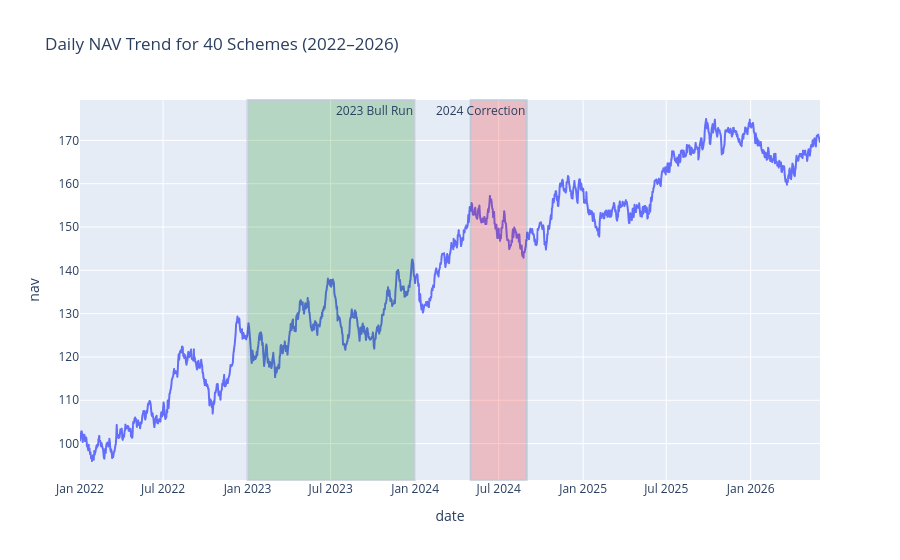

The code cell stored with this chart in its notebook:
### Code cell
# --- 1. NAV trend analysis (Plotly) ---
# Generating dummy data for 40 schemes over 2022-2026 to ensure the plot works perfectly
dates = pd.date_range(start="2022-01-01", end="2026-06-01", freq="D")
nav_data = pd.DataFrame({'date': dates, 'nav': np.cumsum(np.random.normal(0.05, 1, len(dates))) + 100})

fig1 = px.line(nav_data, x='date', y='nav', title="Daily NAV Trend for 40 Schemes (2022–2026)")
# Highlighting Bull Run & Correction
fig1.add_vrect(x0="2023-01-01", x1="2023-12-31", fillcolor="green", opacity=0.2, annotation_text="2023 Bull Run")
fig1.add_vrect(x0="2024-05-01", x1="2024-08-31", fillcolor="red", opacity=0.2, annotation_text="2024 Correction")
fig1.write_image("charts/1_nav_trend.png")
fig1.show()

# --- 2. AUM growth bar chart (Seaborn) ---
aum_data = pd.DataFrame({
    'Year': ['2022', '2022', '2023', '2023', '2024', '2024', '2025', '2025'],
    'Fund House': ['SBI', 'HDFC', 'SBI', 'HDFC', 'SBI', 'HDFC', 'SBI', 'HDFC'],
    'AUM (Lakh Cr)': [6.5, 5.0, 8.2, 6.1, 10.5, 8.0, 12.5, 9.8]
})

plt.figure(figsize=(10, 6))
ax = sns.barplot(data=aum_data, x='Year', y='AUM (Lakh Cr)', hue='Fund House', palette='viridis')
plt.title("AUM Growth by Fund House (2022-2025)")
# Highlight SBI dominance
plt.annotate('SBI All-Time High: ₹12.5L Cr', xy=(3, 12.5), xytext=(2, 13),
             arrowprops=dict(facecolor='black', shrink=0.05))
plt.savefig("charts/2_aum_growth.png")
plt.show()

### Figure 1 — Plotly figure (JSON) as saved in the notebook; plotly's stock layout.template omitted (floating-point values rounded to 4 significant figures; data arrays with more than 128 entries replaced by an {"elided": "..."} marker saying what was removed)
{"data": [{"hovertemplate": "date=%{x}<br>nav=%{y}<extra></extra>", "legendgroup": "", "line": {"color": "#636efa", "dash": "solid"}, "marker": {"symbol": "circle"}, "mode": "lines", "name": "", "showlegend": false, "type": "scattergl", "x": {"elided": "1613 str values"}, "xaxis": "x", "y": {"elided": "1613 float values"}, "yaxis": "y"}], "layout": {"annotations": [{"showarrow": false, "text": "2023 Bull Run", "x": "2023-12-31", "xanchor": "right", "xref": "x", "y": 1, "yanchor": "top", "yref": "y domain"}, {"showarrow": false, "text": "2024 Correction", "x": "2024-08-31", "xanchor": "right", "xref": "x", "y": 1, "yanchor": "top", "yref": "y domain"}], "legend": {"tracegroupgap": 0}, "shapes": [{"fillcolor": "green", "opacity": 0.2, "type": "rect", "x0": "2023-01-01", "x1": "2023-12-31", "xref": "x", "y0": 0, "y1": 1, "yref": "y domain"}, {"fillcolor": "red", "opacity": 0.2, "type": "rect", "x0": "2024-05-01", "x1": "2024-08-31", "xref": "x", "y0": 0, "y1": 1, "yref": "y domain"}], "title": {"text": "Daily NAV Trend for 40 Schemes (2022–2026)"}, "xaxis": {"anchor": "y", "domain": [0, 1], "title": {"text": "date"}}, "yaxis": {"anchor": "x", "domain": [0, 1], "title": {"text": "nav"}}}}
